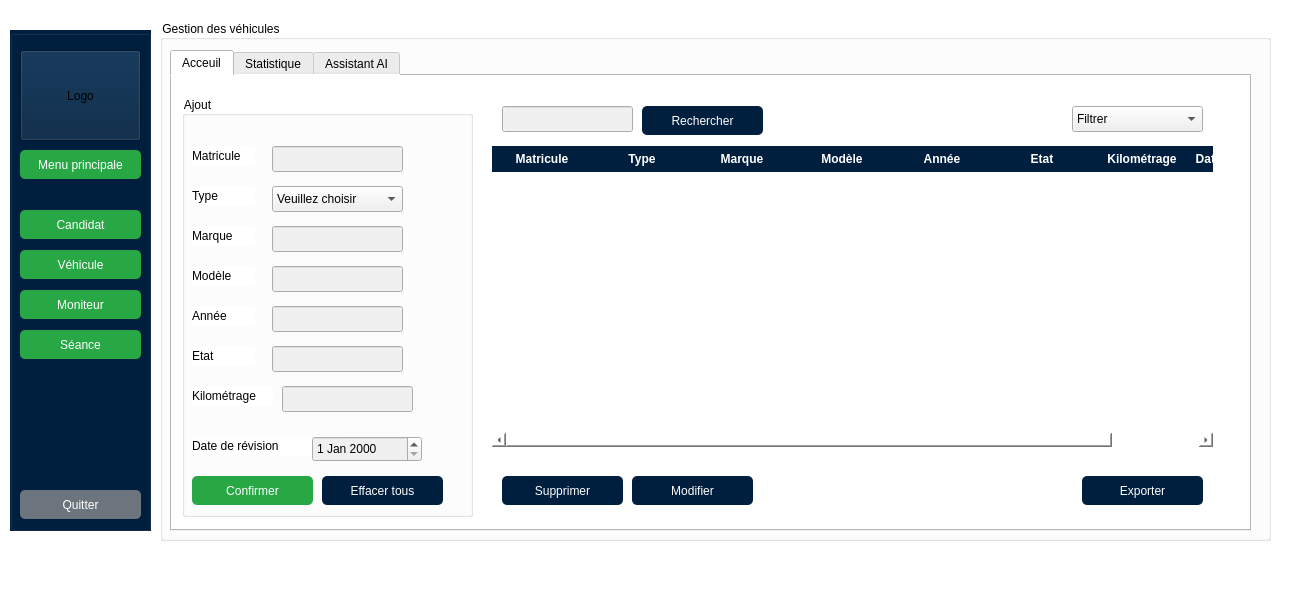
<?xml version="1.0" encoding="UTF-8"?>
<ui version="4.0">
 <class>MainWindow</class>
 <widget class="QMainWindow" name="MainWindow">
  <property name="geometry">
   <rect>
    <x>0</x>
    <y>0</y>
    <width>1304</width>
    <height>595</height>
   </rect>
  </property>
  <property name="windowTitle">
   <string>MainWindow</string>
  </property>
  <property name="styleSheet">
   <string notr="true">background-color: rgb(255, 255, 255);</string>
  </property>
  <widget class="QWidget" name="centralwidget">
   <widget class="QGroupBox" name="groupBox">
    <property name="geometry">
     <rect>
      <x>10</x>
      <y>30</y>
      <width>141</width>
      <height>501</height>
     </rect>
    </property>
    <property name="styleSheet">
     <string notr="true">background-color: rgb(0, 31, 63);</string>
    </property>
    <property name="title">
     <string/>
    </property>
    <widget class="QPushButton" name="quitter">
     <property name="geometry">
      <rect>
       <x>10</x>
       <y>460</y>
       <width>121</width>
       <height>29</height>
      </rect>
     </property>
     <property name="styleSheet">
      <string notr="true">QPushButton#quitter {
    background-color: #6c757d;
    color: white;
    border-radius: 5px;
    padding: 5px 10px;
    border: none;
}

QPushButton#quitter:hover {
    background-color: #868e96;
    color: white;
}

QPushButton#quitter:pressed {
    background-color: #495057;
    color: white;
}

QPushButton#quitter[active=&quot;true&quot;] {
    background-color: #6c757d;
    color: white;
}
</string>
     </property>
     <property name="text">
      <string>Quitter</string>
     </property>
    </widget>
    <widget class="QPushButton" name="candidat">
     <property name="geometry">
      <rect>
       <x>10</x>
       <y>180</y>
       <width>121</width>
       <height>29</height>
      </rect>
     </property>
     <property name="styleSheet">
      <string notr="true">QPushButton#candidat {
    background-color: #28a745;
    color: white;
    border-radius: 5px;
    padding: 5px 10px;
    border: none;
}

QPushButton#candidat:hover {
    background-color: #34c759;
    color: white;
}

QPushButton#candidat:pressed {
    background-color: #1e7e34;
    color: white;
}
</string>
     </property>
     <property name="text">
      <string>Candidat</string>
     </property>
    </widget>
    <widget class="QPushButton" name="vehicule">
     <property name="geometry">
      <rect>
       <x>10</x>
       <y>220</y>
       <width>121</width>
       <height>29</height>
      </rect>
     </property>
     <property name="styleSheet">
      <string notr="true">QPushButton#vehicule {
    background-color: #28a745;
    color: white;
    border-radius: 5px;
    padding: 5px 10px;
    border: none;
}

QPushButton#vehicule:hover {
    background-color: #34c759;
    color: white;
}

QPushButton#vehicule:pressed {
    background-color: #1e7e34;
    color: white;
}
</string>
     </property>
     <property name="text">
      <string>Véhicule</string>
     </property>
    </widget>
    <widget class="QPushButton" name="moniteur">
     <property name="geometry">
      <rect>
       <x>10</x>
       <y>260</y>
       <width>121</width>
       <height>29</height>
      </rect>
     </property>
     <property name="styleSheet">
      <string notr="true">QPushButton#moniteur {
    background-color: #28a745;
    color: white;
    border-radius: 5px;
    padding: 5px 10px;
    border: none;
}

QPushButton#moniteur:hover {
    background-color: #34c759;
    color: white;
}

QPushButton#moniteur:pressed {
    background-color: #1e7e34;
    color: white;
}
</string>
     </property>
     <property name="text">
      <string>Moniteur</string>
     </property>
    </widget>
    <widget class="QPushButton" name="seance">
     <property name="geometry">
      <rect>
       <x>10</x>
       <y>300</y>
       <width>121</width>
       <height>29</height>
      </rect>
     </property>
     <property name="styleSheet">
      <string notr="true">QPushButton#seance {
    background-color: #28a745;
    color: white;
    border-radius: 5px;
    padding: 5px 10px;
    border: none;
}

QPushButton#seance:hover {
    background-color: #34c759;
    color: white;
}

QPushButton#seance:pressed {
    background-color: #1e7e34;
    color: white;
}
</string>
     </property>
     <property name="text">
      <string>Séance</string>
     </property>
    </widget>
    <widget class="QPushButton" name="menu">
     <property name="geometry">
      <rect>
       <x>10</x>
       <y>120</y>
       <width>121</width>
       <height>29</height>
      </rect>
     </property>
     <property name="styleSheet">
      <string notr="true">QPushButton#menu {
    background-color: #28a745;
    color: white;
    border-radius: 5px;
    padding: 5px 10px;
    border: none;
}

QPushButton#menu:hover {
    background-color: #34c759;
    color: white;
}

QPushButton#menu:pressed {
    background-color: #1e7e34;
    color: white;
}
</string>
     </property>
     <property name="text">
      <string>Menu principale</string>
     </property>
    </widget>
    <widget class="QPushButton" name="quitter_2">
     <property name="geometry">
      <rect>
       <x>10</x>
       <y>20</y>
       <width>121</width>
       <height>91</height>
      </rect>
     </property>
     <property name="styleSheet">
      <string notr="true">QPushButton#quitter {
    background-color: #6c757d;
    color: white;
    border-radius: 5px;
    padding: 5px 10px;
    border: none;
}

QPushButton#quitter:hover {
    background-color: #868e96;
    color: white;
}

QPushButton#quitter:pressed {
    background-color: #495057;
    color: white;
}

QPushButton#quitter[active=&quot;true&quot;] {
    background-color: #6c757d;
    color: white;
}
</string>
     </property>
     <property name="text">
      <string>Logo</string>
     </property>
    </widget>
   </widget>
   <widget class="QGroupBox" name="groupBox_2">
    <property name="geometry">
     <rect>
      <x>160</x>
      <y>20</y>
      <width>1111</width>
      <height>521</height>
     </rect>
    </property>
    <property name="styleSheet">
     <string notr="true">background-color: rgb(255, 255, 255);</string>
    </property>
    <property name="title">
     <string>Gestion des véhicules</string>
    </property>
    <widget class="QTabWidget" name="tabWidget">
     <property name="geometry">
      <rect>
       <x>10</x>
       <y>30</y>
       <width>1081</width>
       <height>481</height>
      </rect>
     </property>
     <property name="currentIndex">
      <number>0</number>
     </property>
     <widget class="QWidget" name="tab">
      <attribute name="title">
       <string>Acceuil</string>
      </attribute>
      <widget class="QGroupBox" name="groupBox_3">
       <property name="geometry">
        <rect>
         <x>10</x>
         <y>20</y>
         <width>291</width>
         <height>421</height>
        </rect>
       </property>
       <property name="title">
        <string>Ajout</string>
       </property>
       <widget class="QLabel" name="label">
        <property name="geometry">
         <rect>
          <x>10</x>
          <y>50</y>
          <width>63</width>
          <height>20</height>
         </rect>
        </property>
        <property name="text">
         <string>Matricule</string>
        </property>
       </widget>
       <widget class="QLineEdit" name="mat">
        <property name="geometry">
         <rect>
          <x>90</x>
          <y>50</y>
          <width>131</width>
          <height>26</height>
         </rect>
        </property>
        <property name="styleSheet">
         <string notr="true">background-color: rgb(240, 240, 240);</string>
        </property>
       </widget>
       <widget class="QLabel" name="label_2">
        <property name="geometry">
         <rect>
          <x>10</x>
          <y>90</y>
          <width>63</width>
          <height>20</height>
         </rect>
        </property>
        <property name="text">
         <string>Type</string>
        </property>
       </widget>
       <widget class="QComboBox" name="type_vehicule">
        <property name="geometry">
         <rect>
          <x>90</x>
          <y>90</y>
          <width>131</width>
          <height>26</height>
         </rect>
        </property>
        <property name="styleSheet">
         <string notr="true">background-color: rgb(240, 240, 240);</string>
        </property>
        <item>
         <property name="text">
          <string>Veuillez choisir</string>
         </property>
        </item>
        <item>
         <property name="text">
          <string>Voiture</string>
         </property>
        </item>
        <item>
         <property name="text">
          <string>Moto</string>
         </property>
        </item>
        <item>
         <property name="text">
          <string>Autobus</string>
         </property>
        </item>
        <item>
         <property name="text">
          <string>Camion de plus 3,5 tonnes</string>
         </property>
        </item>
       </widget>
       <widget class="QLabel" name="label_3">
        <property name="geometry">
         <rect>
          <x>10</x>
          <y>130</y>
          <width>63</width>
          <height>20</height>
         </rect>
        </property>
        <property name="text">
         <string>Marque</string>
        </property>
       </widget>
       <widget class="QLineEdit" name="marque">
        <property name="geometry">
         <rect>
          <x>90</x>
          <y>130</y>
          <width>131</width>
          <height>26</height>
         </rect>
        </property>
        <property name="styleSheet">
         <string notr="true">background-color: rgb(240, 240, 240);
</string>
        </property>
       </widget>
       <widget class="QLabel" name="label_4">
        <property name="geometry">
         <rect>
          <x>10</x>
          <y>170</y>
          <width>63</width>
          <height>20</height>
         </rect>
        </property>
        <property name="text">
         <string>Modèle</string>
        </property>
       </widget>
       <widget class="QLineEdit" name="modele_vehicule">
        <property name="geometry">
         <rect>
          <x>90</x>
          <y>170</y>
          <width>131</width>
          <height>26</height>
         </rect>
        </property>
        <property name="styleSheet">
         <string notr="true">background-color: rgb(240, 240, 240);</string>
        </property>
       </widget>
       <widget class="QLabel" name="label_5">
        <property name="geometry">
         <rect>
          <x>10</x>
          <y>210</y>
          <width>63</width>
          <height>20</height>
         </rect>
        </property>
        <property name="text">
         <string>Année</string>
        </property>
       </widget>
       <widget class="QLineEdit" name="annee_vehicule">
        <property name="geometry">
         <rect>
          <x>90</x>
          <y>210</y>
          <width>131</width>
          <height>26</height>
         </rect>
        </property>
        <property name="styleSheet">
         <string notr="true">background-color: rgb(240, 240, 240);</string>
        </property>
       </widget>
       <widget class="QLabel" name="label_6">
        <property name="geometry">
         <rect>
          <x>10</x>
          <y>250</y>
          <width>63</width>
          <height>20</height>
         </rect>
        </property>
        <property name="text">
         <string>Etat</string>
        </property>
       </widget>
       <widget class="QLineEdit" name="etat_vehicule">
        <property name="geometry">
         <rect>
          <x>90</x>
          <y>250</y>
          <width>131</width>
          <height>26</height>
         </rect>
        </property>
        <property name="styleSheet">
         <string notr="true">background-color: rgb(240, 240, 240);</string>
        </property>
       </widget>
       <widget class="QLabel" name="label_7">
        <property name="geometry">
         <rect>
          <x>10</x>
          <y>290</y>
          <width>81</width>
          <height>20</height>
         </rect>
        </property>
        <property name="text">
         <string>Kilométrage</string>
        </property>
       </widget>
       <widget class="QLineEdit" name="kilo_vehicule">
        <property name="geometry">
         <rect>
          <x>100</x>
          <y>290</y>
          <width>131</width>
          <height>26</height>
         </rect>
        </property>
        <property name="styleSheet">
         <string notr="true">background-color: rgb(240, 240, 240);</string>
        </property>
       </widget>
       <widget class="QLabel" name="label_8">
        <property name="geometry">
         <rect>
          <x>10</x>
          <y>340</y>
          <width>151</width>
          <height>20</height>
         </rect>
        </property>
        <property name="text">
         <string>Date de révision</string>
        </property>
       </widget>
       <widget class="QDateEdit" name="date_revision">
        <property name="geometry">
         <rect>
          <x>130</x>
          <y>340</y>
          <width>110</width>
          <height>26</height>
         </rect>
        </property>
        <property name="styleSheet">
         <string notr="true">background-color: rgb(240, 240, 240);</string>
        </property>
       </widget>
       <widget class="QPushButton" name="confirmer_ajout">
        <property name="geometry">
         <rect>
          <x>10</x>
          <y>380</y>
          <width>121</width>
          <height>29</height>
         </rect>
        </property>
        <property name="styleSheet">
         <string notr="true">QPushButton#confirmer_ajout {
    background-color: #28a745;
    color: white;
    border-radius: 5px;
    padding: 5px 10px;
    border: none;
}

QPushButton#confirmer_ajout:hover {
    background-color: #34c759;
    color: white;
}

QPushButton#confirmer_ajout:pressed {
    background-color: #1e7e34;
    color: white;
}
</string>
        </property>
        <property name="text">
         <string>Confirmer</string>
        </property>
       </widget>
       <widget class="QPushButton" name="effacer_ajout">
        <property name="geometry">
         <rect>
          <x>140</x>
          <y>380</y>
          <width>121</width>
          <height>29</height>
         </rect>
        </property>
        <property name="styleSheet">
         <string notr="true">QPushButton#effacer_ajout {
    background-color: #001f3f;
    color: white;
    border-radius: 5px;
    padding: 5px 10px;
    border: none;
}

QPushButton#effacer_ajout:hover {
    background-color: #003366;
    color: white;
}

QPushButton#effacer_ajout:pressed {
    background-color: #000d1a;
    color: white;
}</string>
        </property>
        <property name="text">
         <string>Effacer tous</string>
        </property>
       </widget>
      </widget>
      <widget class="QTableWidget" name="tab_vehicule">
       <property name="geometry">
        <rect>
         <x>320</x>
         <y>70</y>
         <width>721</width>
         <height>301</height>
        </rect>
       </property>
       <property name="styleSheet">
        <string notr="true">QTableWidget#tab_vehicule {
    background-color: #ffffff;
    gridline-color: #001f3f;
    color: #001f3f;
    font-size: 14px;
    border-radius: 5px;
}

QHeaderView::section {
    background-color: #001f3f;
    color: white;
    padding: 4px;
    font-weight: bold;
    border: none;
}

QTableWidget#tab_vehicule::item:selected {
    background-color: #28a745;
    color: white;
}
</string>
       </property>
       <column>
        <property name="text">
         <string>Matricule</string>
        </property>
       </column>
       <column>
        <property name="text">
         <string>Type</string>
        </property>
       </column>
       <column>
        <property name="text">
         <string>Marque</string>
        </property>
       </column>
       <column>
        <property name="text">
         <string>Modèle</string>
        </property>
       </column>
       <column>
        <property name="text">
         <string>Année</string>
        </property>
       </column>
       <column>
        <property name="text">
         <string>Etat</string>
        </property>
       </column>
       <column>
        <property name="text">
         <string>Kilométrage</string>
        </property>
       </column>
       <column>
        <property name="text">
         <string>Date de révision</string>
        </property>
       </column>
      </widget>
      <widget class="QLineEdit" name="bar_rech">
       <property name="geometry">
        <rect>
         <x>330</x>
         <y>30</y>
         <width>131</width>
         <height>26</height>
        </rect>
       </property>
       <property name="styleSheet">
        <string notr="true">background-color: rgb(240, 240, 240);</string>
       </property>
      </widget>
      <widget class="QPushButton" name="rech_vehicule">
       <property name="geometry">
        <rect>
         <x>470</x>
         <y>30</y>
         <width>121</width>
         <height>29</height>
        </rect>
       </property>
       <property name="styleSheet">
        <string notr="true">QPushButton#rech_vehicule {
    background-color: #001f3f;
    color: white;
    border-radius: 5px;
    padding: 5px 10px;
    border: none;
}

QPushButton#rech_vehicule:hover {
    background-color: #003366;
    color: white;
}

QPushButton#rech_vehicule:pressed {
    background-color: #000d1a;
    color: white;
}
</string>
       </property>
       <property name="text">
        <string>Rechercher</string>
       </property>
      </widget>
      <widget class="QPushButton" name="supprimer_vehicule">
       <property name="geometry">
        <rect>
         <x>330</x>
         <y>400</y>
         <width>121</width>
         <height>29</height>
        </rect>
       </property>
       <property name="styleSheet">
        <string notr="true">QPushButton#supprimer_vehicule {
    background-color: #001f3f;
    color: white;
    border-radius: 5px;
    padding: 5px 10px;
    border: none;
}

QPushButton#supprimer_vehicule:hover {
    background-color: #003366;
    color: white;
}

QPushButton#supprimer_vehicule:pressed {
    background-color: #000d1a;
    color: white;
}
</string>
       </property>
       <property name="text">
        <string>Supprimer</string>
       </property>
      </widget>
      <widget class="QComboBox" name="filtre_vehicule">
       <property name="geometry">
        <rect>
         <x>900</x>
         <y>30</y>
         <width>131</width>
         <height>26</height>
        </rect>
       </property>
       <property name="styleSheet">
        <string notr="true">background-color: rgb(240, 240, 240);</string>
       </property>
       <item>
        <property name="text">
         <string>Filtrer</string>
        </property>
       </item>
      </widget>
      <widget class="QPushButton" name="modifier_vehicule">
       <property name="geometry">
        <rect>
         <x>460</x>
         <y>400</y>
         <width>121</width>
         <height>29</height>
        </rect>
       </property>
       <property name="styleSheet">
        <string notr="true">QPushButton#modifier_vehicule {
    background-color: #001f3f;
    color: white;
    border-radius: 5px;
    padding: 5px 10px;
    border: none;
}

QPushButton#modifier_vehicule:hover {
    background-color: #003366;
    color: white;
}

QPushButton#modifier_vehicule:pressed {
    background-color: #000d1a;
    color: white;
}
</string>
       </property>
       <property name="text">
        <string>Modifier</string>
       </property>
      </widget>
      <widget class="QPushButton" name="exporter_tab">
       <property name="geometry">
        <rect>
         <x>910</x>
         <y>400</y>
         <width>121</width>
         <height>29</height>
        </rect>
       </property>
       <property name="styleSheet">
        <string notr="true">QPushButton#exporter_tab {
    background-color: #001f3f;
    color: white;
    border-radius: 5px;
    padding: 5px 10px;
    border: none;
}

QPushButton#exporter_tab:hover {
    background-color: #28a745;
    color: white;
}

QPushButton#exporter_tab:pressed {
    background-color: #1e7e34;
    color: white;
}
</string>
       </property>
       <property name="text">
        <string>Exporter</string>
       </property>
      </widget>
     </widget>
     <widget class="QWidget" name="tab_2">
      <attribute name="title">
       <string>Statistique</string>
      </attribute>
      <widget class="QGroupBox" name="groupBox_4">
       <property name="geometry">
        <rect>
         <x>10</x>
         <y>20</y>
         <width>1041</width>
         <height>411</height>
        </rect>
       </property>
       <property name="title">
        <string>Suivi des véhicules</string>
       </property>
       <widget class="QPushButton" name="pushButton_14">
        <property name="geometry">
         <rect>
          <x>10</x>
          <y>460</y>
          <width>121</width>
          <height>29</height>
         </rect>
        </property>
        <property name="text">
         <string>Quitter</string>
        </property>
       </widget>
       <widget class="QPushButton" name="export_stat_vehicule">
        <property name="geometry">
         <rect>
          <x>50</x>
          <y>360</y>
          <width>121</width>
          <height>29</height>
         </rect>
        </property>
        <property name="styleSheet">
         <string notr="true">QPushButton#export_stat_vehicule {
    background-color: #001f3f;
    color: white;
    border-radius: 5px;
    padding: 5px 10px;
    border: none;
}

QPushButton#export_stat_vehicule:hover {
    background-color: #28a745;
    color: white;
}

QPushButton#export_stat_vehicule:pressed {
    background-color: #1e7e34;
    color: white;
}
</string>
        </property>
        <property name="text">
         <string>Exporter</string>
        </property>
       </widget>
       <widget class="QPushButton" name="aff_stat_vehicule">
        <property name="geometry">
         <rect>
          <x>190</x>
          <y>360</y>
          <width>121</width>
          <height>29</height>
         </rect>
        </property>
        <property name="styleSheet">
         <string notr="true">QPushButton#aff_stat_vehicule {
    background-color: #001f3f;
    color: white;
    border-radius: 5px;
    padding: 5px 10px;
    border: none;
}

QPushButton#aff_stat_vehicule:hover {
    background-color: #28a745;
    color: white;
}

QPushButton#aff_stat_vehicule:pressed {
    background-color: #1e7e34;
    color: white;
}

QPushButton#aff_stat_vehicule[active=&quot;true&quot;] {
    background-color: #28a745;
    color: white;
}
</string>
        </property>
        <property name="text">
         <string>Afficher/Masquer</string>
        </property>
       </widget>
      </widget>
     </widget>
     <widget class="QWidget" name="tab_3">
      <attribute name="title">
       <string>Assistant AI</string>
      </attribute>
     </widget>
    </widget>
   </widget>
  </widget>
  <widget class="QMenuBar" name="menubar">
   <property name="geometry">
    <rect>
     <x>0</x>
     <y>0</y>
     <width>1304</width>
     <height>25</height>
    </rect>
   </property>
  </widget>
  <widget class="QStatusBar" name="statusbar"/>
 </widget>
 <resources/>
 <connections/>
</ui>
